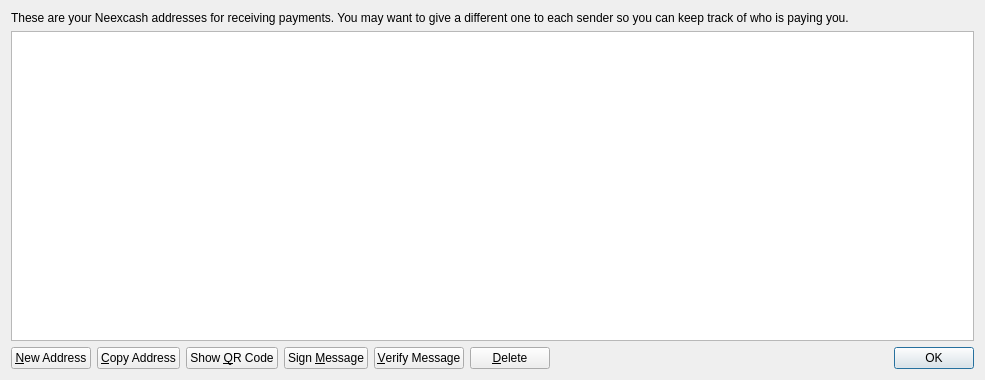
<?xml version="1.0" encoding="UTF-8"?>
<ui version="4.0">
 <class>AddressBookPage</class>
 <widget class="QWidget" name="AddressBookPage">
  <property name="geometry">
   <rect>
    <x>0</x>
    <y>0</y>
    <width>985</width>
    <height>380</height>
   </rect>
  </property>
  <property name="windowTitle">
   <string>Address Book</string>
  </property>
  <layout class="QVBoxLayout" name="verticalLayout">
   <item>
    <widget class="QLabel" name="labelExplanation">
     <property name="text">
      <string>These are your Neexcash addresses for receiving payments. You may want to give a different one to each sender so you can keep track of who is paying you.</string>
     </property>
     <property name="textFormat">
      <enum>Qt::PlainText</enum>
     </property>
     <property name="wordWrap">
      <bool>true</bool>
     </property>
    </widget>
   </item>
   <item>
    <widget class="QTableView" name="tableView">
     <property name="contextMenuPolicy">
      <enum>Qt::CustomContextMenu</enum>
     </property>
     <property name="toolTip">
      <string>Double-click to edit address or label</string>
     </property>
     <property name="tabKeyNavigation">
      <bool>false</bool>
     </property>
     <property name="alternatingRowColors">
      <bool>true</bool>
     </property>
     <property name="selectionMode">
      <enum>QAbstractItemView::SingleSelection</enum>
     </property>
     <property name="selectionBehavior">
      <enum>QAbstractItemView::SelectRows</enum>
     </property>
     <property name="sortingEnabled">
      <bool>true</bool>
     </property>
     <attribute name="verticalHeaderVisible">
      <bool>false</bool>
     </attribute>
    </widget>
   </item>
   <item>
    <layout class="QHBoxLayout" name="horizontalLayout">
     <item>
      <widget class="QPushButton" name="newAddressButton">
       <property name="toolTip">
        <string>Create a new address</string>
       </property>
       <property name="text">
        <string>&amp;New Address</string>
       </property>
       <property name="icon">
        <iconset resource="../bitcoin.qrc">
         <normaloff>:/icons/add</normaloff>:/icons/add</iconset>
       </property>
      </widget>
     </item>
     <item>
      <widget class="QPushButton" name="copyToClipboard">
       <property name="toolTip">
        <string>Copy the currently selected address to the system clipboard</string>
       </property>
       <property name="text">
        <string>&amp;Copy Address</string>
       </property>
       <property name="icon">
        <iconset resource="../bitcoin.qrc">
         <normaloff>:/icons/editcopy</normaloff>:/icons/editcopy</iconset>
       </property>
      </widget>
     </item>
     <item>
      <widget class="QPushButton" name="showQRCode">
       <property name="text">
        <string>Show &amp;QR Code</string>
       </property>
       <property name="icon">
        <iconset resource="../bitcoin.qrc">
         <normaloff>:/icons/qrcode</normaloff>:/icons/qrcode</iconset>
       </property>
      </widget>
     </item>
     <item>
      <widget class="QPushButton" name="signMessage">
       <property name="toolTip">
        <string>Sign a message to prove you own a Neexcash address</string>
       </property>
       <property name="text">
        <string>Sign &amp;Message</string>
       </property>
       <property name="icon">
        <iconset resource="../bitcoin.qrc">
         <normaloff>:/icons/edit</normaloff>:/icons/edit</iconset>
       </property>
      </widget>
     </item>
     <item>
      <widget class="QPushButton" name="verifyMessage">
       <property name="toolTip">
        <string>Verify a message to ensure it was signed with a specified Neexcash address</string>
       </property>
       <property name="text">
        <string>&amp;Verify Message</string>
       </property>
       <property name="icon">
        <iconset resource="../bitcoin.qrc">
         <normaloff>:/icons/transaction_0</normaloff>:/icons/transaction_0</iconset>
       </property>
      </widget>
     </item>
     <item>
      <widget class="QPushButton" name="deleteButton">
       <property name="toolTip">
        <string>Delete the currently selected address from the list</string>
       </property>
       <property name="text">
        <string>&amp;Delete</string>
       </property>
       <property name="icon">
        <iconset resource="../bitcoin.qrc">
         <normaloff>:/icons/remove</normaloff>:/icons/remove</iconset>
       </property>
      </widget>
     </item>
     <item>
      <spacer name="horizontalSpacer">
       <property name="orientation">
        <enum>Qt::Horizontal</enum>
       </property>
       <property name="sizeHint" stdset="0">
        <size>
         <width>40</width>
         <height>20</height>
        </size>
       </property>
      </spacer>
     </item>
     <item>
      <widget class="QDialogButtonBox" name="buttonBox">
       <property name="sizePolicy">
        <sizepolicy hsizetype="Maximum" vsizetype="Fixed">
         <horstretch>0</horstretch>
         <verstretch>0</verstretch>
        </sizepolicy>
       </property>
       <property name="standardButtons">
        <set>QDialogButtonBox::Ok</set>
       </property>
      </widget>
     </item>
    </layout>
   </item>
  </layout>
 </widget>
 <resources>
  <include location="../bitcoin.qrc"/>
 </resources>
 <connections/>
</ui>
